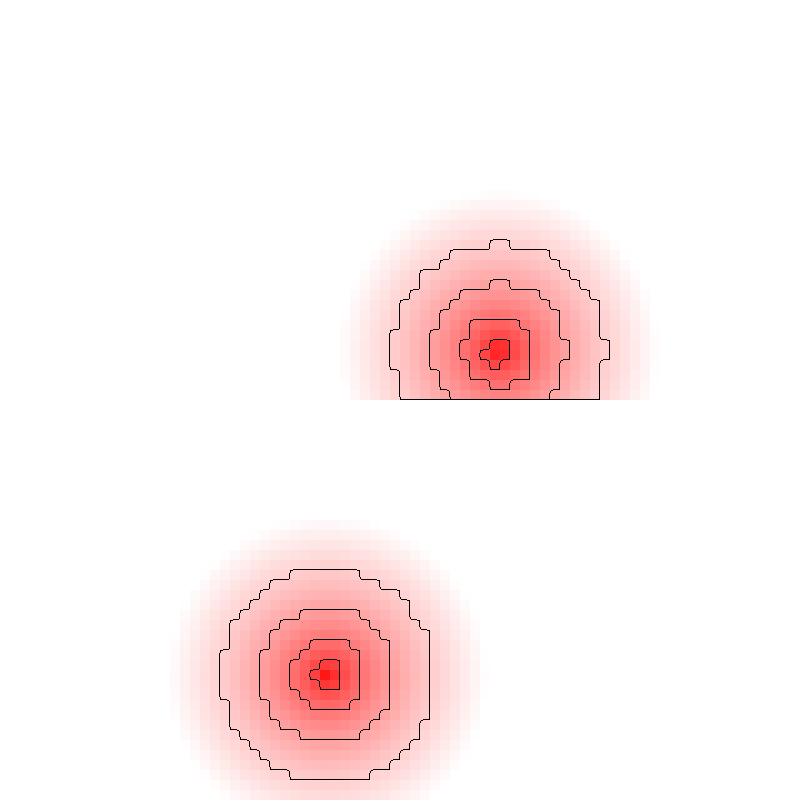
#> input picture example/FAN-ZHENDONG_vs_TRULS-MOREGARD/set_1_point_0/heatmap/image_0.png, 800 x 800 px, found by its file name
$ python aide_test.py
#> lines starting #> are read from the running program, lines starting #| are printed output that depends on the picture
"""def reformater_texte(texte):
    # Séparer le texte en éléments à partir des virgules
    mots = texte.split(",")

    # Ajouter un indice et reformater chaque mot
    mots_reformates = [f"{i} {mot.strip()}" for i, mot in enumerate(mots)]

    # Joindre les mots avec des retours à la ligne
    return "\n".join(mots_reformates)

# Texte fourni
texte = "nom,debut,fin,genre,lateralite,set,systeme,coup,type_service,type_coup,zone_jeu,faute,effet_coup,coor_balle_x,coor_balle_y,coor_balle_z,joueur_frappe,joueur_sur,coor_frappe_x,coor_frappe_y,coor_frappe_z,time_frappe,premier_rebond_x,premier_rebond_y,premier_rebond_z,time_premier_rebond,probleme_annotation,num_coup,winner,premier_topspin,serveur,relanceur,pos_balle_x_prece,pos_balle_y_prece,pos_balle_z_prece,pos_joueur_0_x,pos_joueur_0_y,pos_joueur_0_z,pos_joueur_1_x,pos_joueur_1_y,pos_joueur_1_z,pos_joueur_2_x,pos_joueur_2_y,pos_joueur_2_z,pos_joueur_3_x,pos_joueur_3_y,pos_joueur_3_z,dist_equipe_1_x,dist_equipe_1_y,dist_equipe_2_x,dist_equipe_2_y,dist_eucl_equipe_1,dist_eucl_equipe_2,num_point,service_lateralite,service_zone,remise_lateralite,remise_effet_coup,remise_zone,faute_du_point,faute_lateralite,nb_coup,valeur_derniere_zone,pos_joueur_0_debut_x,pos_joueur_0_debut_y,pos_joueur_0_debut_z,pos_joueur_1_debut_x,pos_joueur_1_debut_y,pos_joueur_1_debut_z,pos_joueur_0_frappe_x,pos_joueur_0_frappe_y,pos_joueur_0_frappe_z,pos_joueur_1_frappe_x,pos_joueur_1_frappe_y,pos_joueur_1_frappe_z,pos_joueur_0_fin_x,pos_joueur_0_fin_y,pos_joueur_0_fin_z,pos_joueur_1_fin_x,pos_joueur_1_fin_y,pos_joueur_1_fin_z,cote_jA,cote_jB,derniere_zone"

# Appeler la fonction et afficher le résultat
resultat = reformater_texte(texte)
print(resultat)"""

"""
import cv2
import numpy as np
import pandas as pd
from config import chemin_tt_espace,USER_PREFERENCE
import os


import cv2
import pandas as pd
import shutil

from scipy.spatial import ConvexHull
import time

# Charger l'image
image = cv2.imread("C:/Users/ReViVD/Desktop/dataroom/pipeline-tt/2024_WttSmash_Singapour/ALEXIS-LEBRUN_vs_MA-LONG/clips/set_1_point_0/heatmap/image_0.png")  # Remplace par ton image
gray = cv2.cvtColor(image, cv2.COLOR_BGR2GRAY)

# Définir une image d'accumulation des superpositions
result = np.zeros_like(image, dtype=np.uint8)  # Utilisation de 16 bits pour éviter la saturation rapide

# Détecter les pixels non blancs
non_white_pixels = np.column_stack(np.where(gray < 250))  # Seuil pour détecter les pixels non blancs

# Paramètres du contour convexe
rayon = 10  # Taille du contour convexe

# Générer le contour convexe autour de chaque pixel
compet = "2024_WttSmash_Singapour"
match = "ALEXIS-LEBRUN_vs_MA-LONG"
joueurA = "ALEXIS-LEBRUN"
coup = "revers"
effet = "topspin"


start_time = time.time()  # Début du chronomètre
df = pd.read_csv(os.path.join(USER_PREFERENCE["pipeline"]["LOCAL-PIPELINE-TT"],compet,match,"enveloppe",match+"_"+joueurA+"_"+coup+"_"+effet+"_enveloppe.csv"))  # Remplace par le bon nom de fichier


coup = "coup_droit"
dfr = pd.read_csv(os.path.join(USER_PREFERENCE["pipeline"]["LOCAL-PIPELINE-TT"],compet,match,"enveloppe",match+"_"+joueurA+"_"+coup+"_"+effet+"_enveloppe.csv"))  # Remplace par le bon nom de fichier

i = 0
for y, x in non_white_pixels:
    if i > 1000000:
        break
    if y < 400:
        overlay = np.zeros_like(image, dtype=np.uint8)

        df_enveloppe = df.copy()

        df_enveloppe["X"] = -df_enveloppe["X"]
        df_enveloppe["X"] += x
        df_enveloppe["Y"] += y

        # Convertir les colonnes en array NumPy
        points = df_enveloppe[['X', 'Y']].values.astype(np.int32)  # Conversion en entier


        # Calcul de l'enveloppe convexe
        #hull = ConvexHull(points)
        #hull_points = points[hull.vertices]  # Sommets de l'enveloppe convexe

        # Convertir les points pour OpenCV (format requis)
        #hull_pts_cv2 = hull_points.reshape((-1, 1, 2))  # Reshape pour OpenCV

        # Colorier l'intérieur de l'enveloppe en bleu
        #cv2.fillPoly(image, [hull_pts_cv2], couleur)
        hull = cv2.convexHull(points)
        cv2.drawContours(overlay, [hull], -1, (0, 10, 0), thickness=-1)  # Dessin en bleu (BGR)
        result = cv2.add(result, overlay)


        overlay = np.zeros_like(image, dtype=np.uint8)

        dfr_enveloppe = dfr.copy()

        dfr_enveloppe["X"] = -dfr_enveloppe["X"]
        dfr_enveloppe["X"] += x
        dfr_enveloppe["Y"] += y

        # Convertir les colonnes en array NumPy
        points = dfr_enveloppe[['X', 'Y']].values.astype(np.int32)  # Conversion en entier
        hull = cv2.convexHull(points)
        cv2.drawContours(overlay, [hull], -1, (10, 0, 0), thickness=-1)  # Dessin en bleu (BGR)
        result = cv2.add(result, overlay)


        i += 1

end_time = time.time()  # Fin du chronomètre
execution_time = end_time - start_time
print(execution_time)
# Normaliser pour éviter la saturation et améliorer la visibilité
#overlay = np.clip(overlay, 0, 255).astype(np.uint8)

# Fusionner avec l’image originale
#output = cv2.addWeighted(image, 0.7, overlay, 0.3, 0)

# Sauvegarder et afficher
cv2.imwrite("test_sup_enveloppes_frappe.png", result)


"""


import cv2
import numpy as np
import pandas as pd
import os
import time
from config import USER_PREFERENCE  # Import direct

# 📌 Paramètres
IMAGE_PATH = "C:/Users/ReViVD/Desktop/dataroom/pipeline-tt/2024_WttSmash_Singapour/ALEXIS-LEBRUN_vs_MA-LONG/clips/set_1_point_0/heatmap/image_0.png"
compet = "2024_WttSmash_Singapour"
match = "ALEXIS-LEBRUN_vs_MA-LONG"
joueurA = "ALEXIS-LEBRUN"
effet = "topspin"
max_points = 1_000_000  # Limite de pixels à traiter

# 📌 Chargement de l'image
image = cv2.imread(IMAGE_PATH)
#> image is the input picture: shape (800, 800, 3); mean B, G, R 242.3, 242.3, 253.8
gray = cv2.cvtColor(image, cv2.COLOR_BGR2GRAY)
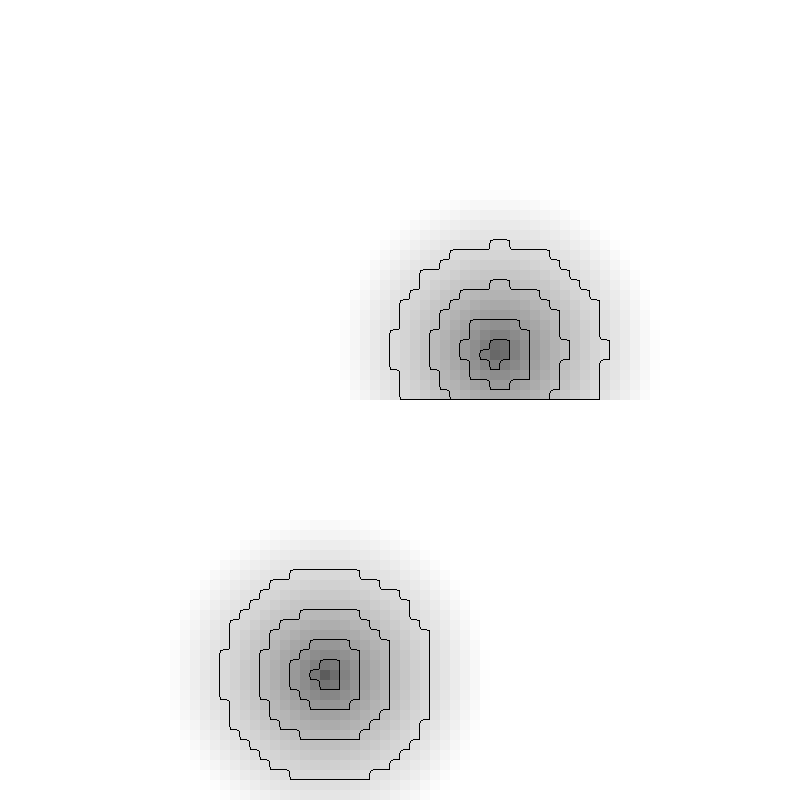
#> gray: shape (800, 800); min 0, max 255, mean 245.7

# 📌 Détection des pixels non blancs
non_white_pixels = np.column_stack(np.where(gray < 250))[:max_points]  # Limite de traitement
#> non_white_pixels = 120100 pairs, first value 200 to 799, second value 180 to 649

# 📌 Chargement des enveloppes convexes sous format NumPy (évite Pandas dans la boucle)
pipeline_path = USER_PREFERENCE["pipeline"]["LOCAL-PIPELINE-TT"]
#> (the run stopped early here; a loop or call above may not have finished)

$ run again, with example/FAN-ZHENDONG_vs_TRULS-MOREGARD/set_1_point_0/heatmap/image_102.png copied over example/FAN-ZHENDONG_vs_TRULS-MOREGARD/set_1_point_0/heatmap/image_0.png
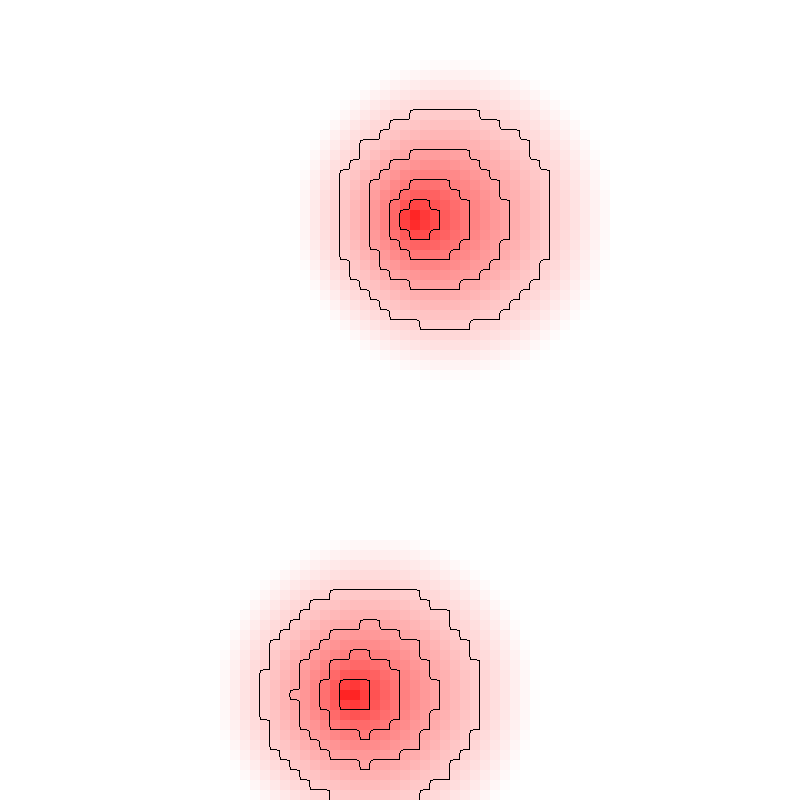
#> input picture example/FAN-ZHENDONG_vs_TRULS-MOREGARD/set_1_point_0/heatmap/image_102.png, 800 x 800 px, found by its file name
#> image is the input picture: shape (800, 800, 3); mean B, G, R 240.9, 240.9, 253.6
#> `gray = cv2.cvtColor(image, cv2.COLOR_BGR2GRAY)`:
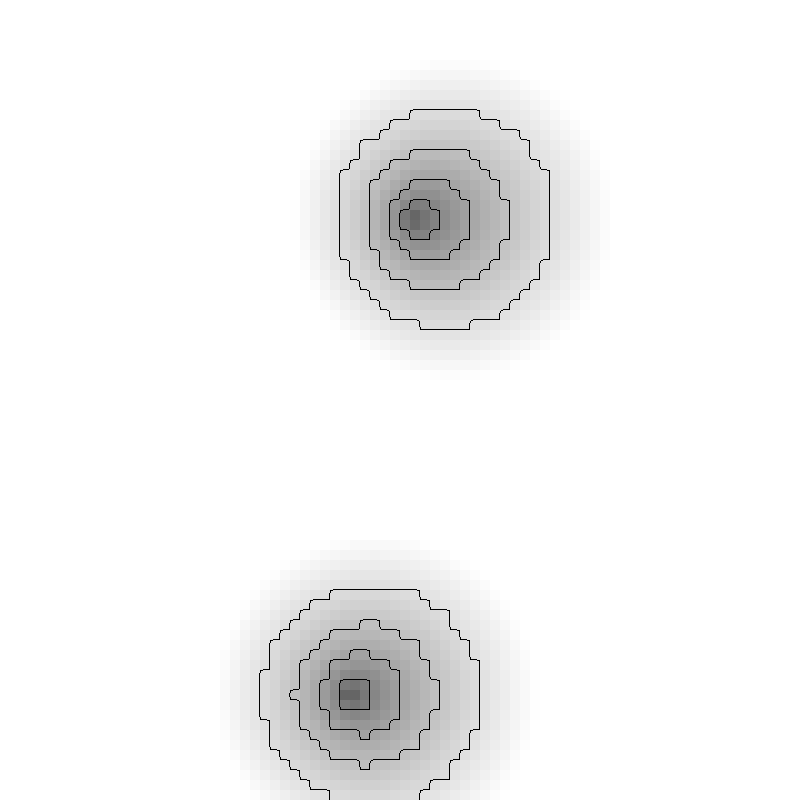
#> gray: shape (800, 800); min 0, max 255, mean 244.7
#> non_white_pixels = 137000 pairs, first value 70 to 799, second value 220 to 599

$ run again, with example/FAN-ZHENDONG_vs_TRULS-MOREGARD/set_1_point_0/heatmap/image_104.png copied over example/FAN-ZHENDONG_vs_TRULS-MOREGARD/set_1_point_0/heatmap/image_0.png
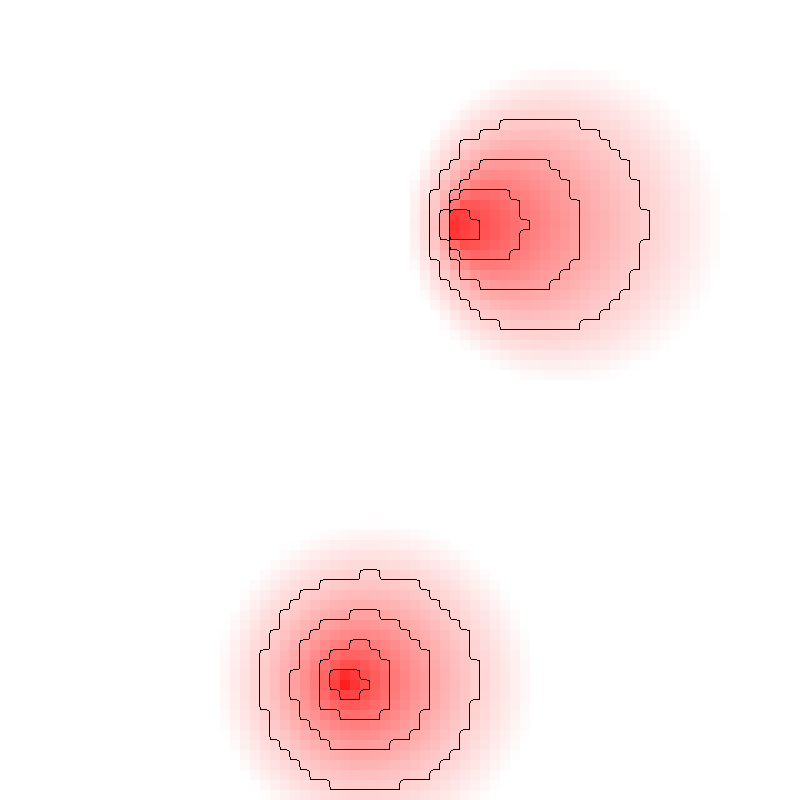
#> input picture example/FAN-ZHENDONG_vs_TRULS-MOREGARD/set_1_point_0/heatmap/image_104.png, 800 x 800 px, found by its file name
#> image is the input picture: shape (800, 800, 3); mean B, G, R 240.8, 240.8, 253.7
#> `gray = cv2.cvtColor(image, cv2.COLOR_BGR2GRAY)`:
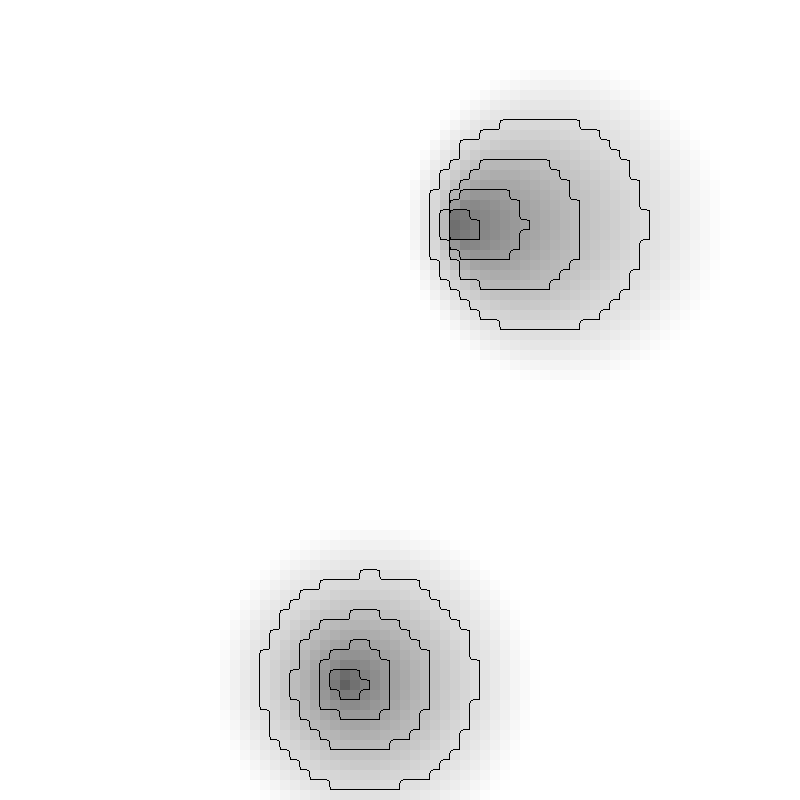
#> gray: shape (800, 800); min 0, max 255, mean 244.6
#> non_white_pixels = 140300 pairs, first value 70 to 799, second value 220 to 709

$ run again, with example/FAN-ZHENDONG_vs_TRULS-MOREGARD/set_1_point_0/heatmap/image_109.png copied over example/FAN-ZHENDONG_vs_TRULS-MOREGARD/set_1_point_0/heatmap/image_0.png
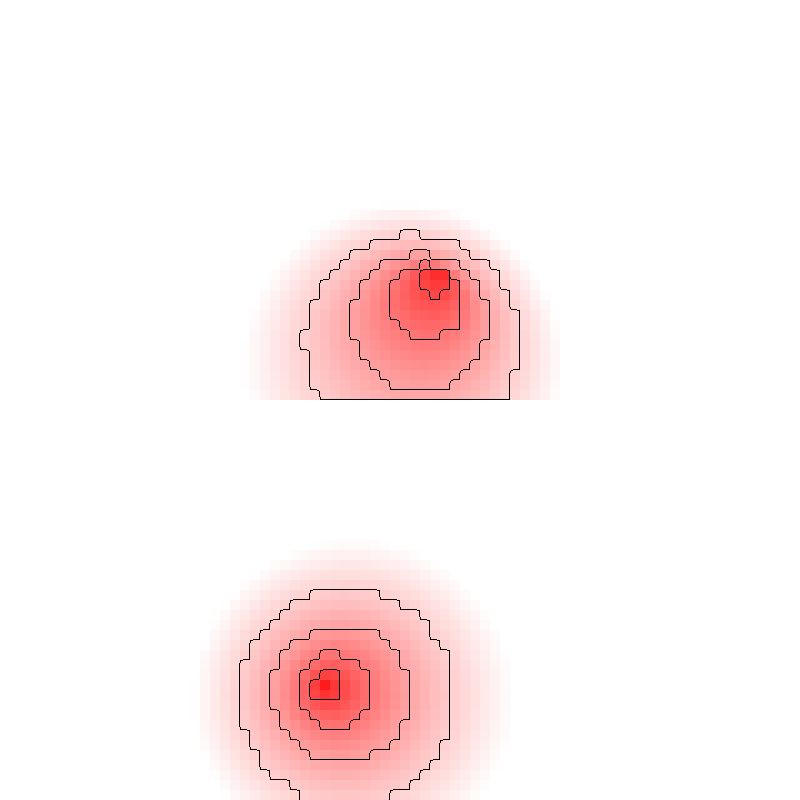
#> input picture example/FAN-ZHENDONG_vs_TRULS-MOREGARD/set_1_point_0/heatmap/image_109.png, 800 x 800 px, found by its file name
#> image is the input picture: shape (800, 800, 3); mean B, G, R 242.4, 242.4, 253.7
#> `gray = cv2.cvtColor(image, cv2.COLOR_BGR2GRAY)`:
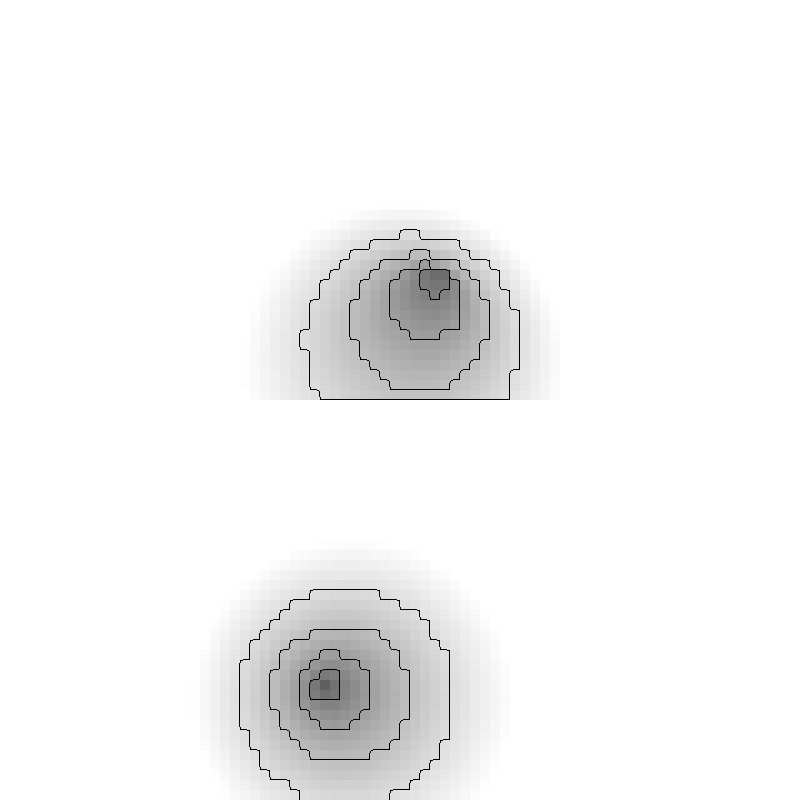
#> gray: shape (800, 800); min 0, max 255, mean 245.8
#> non_white_pixels = 112200 pairs, first value 210 to 799, second value 200 to 559
